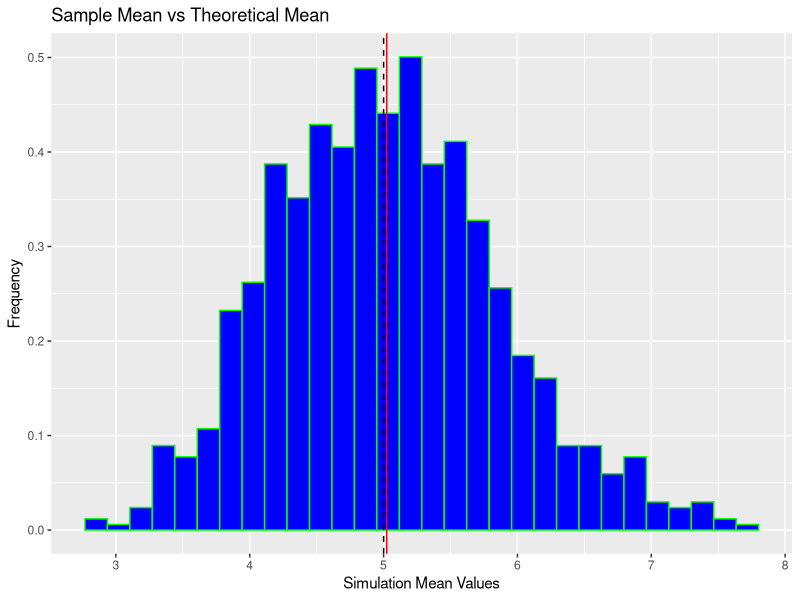
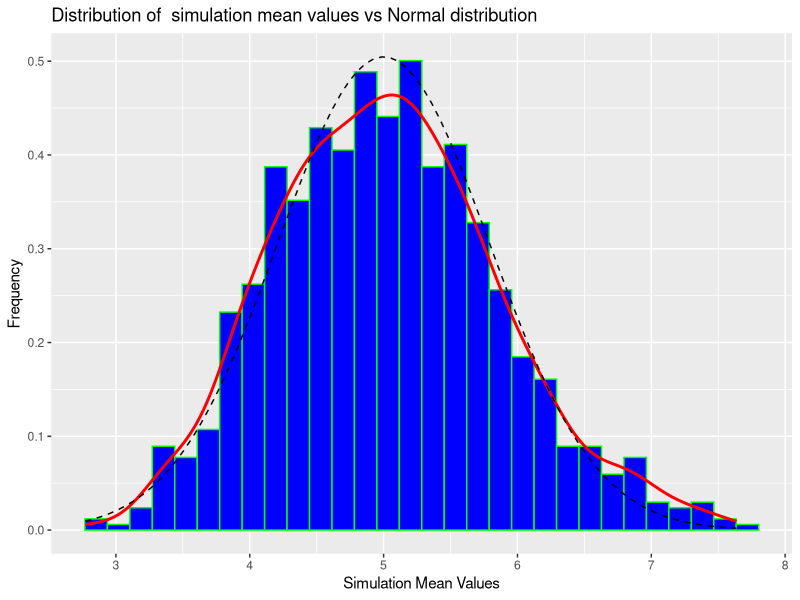

R code for these plots, in order:
## ---- chunk 1
knitr::opts_chunk$set(echo = TRUE)
## ---- chunk 2
library(tidyverse)
set.seed(20183)
lambda <- 0.2  
sample.size <- 40;
num.of.simulaton <- 1000;
# create a matrix containing simulations
data <- matrix(data=rexp(sample.size*num.of.simulaton,rate=lambda), nrow = num.of.simulaton, ncol = sample.size)
# Calculate the mean value of each simulation
means <- apply(data, 1, mean)
head(means)
## ---- chunk 3
theoritcal.mean = 1 / lambda
sample.mean <- mean(means)
sample.mean
## ---- chunk 4
ggplot(data.frame(means),aes(x=means)) + 
    geom_histogram(fill="blue",colour="green",aes(y = ..density..)) + 
    labs(x="Simulation Mean Values",y="Frequency", title="Sample Mean vs Theoretical Mean") +
    geom_vline(xintercept=sample.mean, color="red") +
    geom_vline(xintercept=theoritcal.mean, color="black", linetype="dashed")
## ---- chunk 5
theory.sd <- (1/lambda) / sqrt(sample.size)
sample.sd <- sd(means) 
theory.var <- ((1/lambda)^2) / sample.size
sample.var <- sample.sd ^ 2
result <- data_frame("Type" = c("Theory", "Simulation"), "Standard.Deviation" = c(theory.sd, sample.sd), "Variance" = c(theory.var, sample.var))
result
## ---- chunk 6
# create normal distribution line
x <- seq(min(means), max(means), length=2*sample.size)
y <- dnorm(x, mean=1/lambda, sd=sqrt(((1/lambda)/sqrt(sample.size))^2))
nor <- data_frame(x, y)
ggplot(data.frame(means),aes(x=means)) + 
    geom_histogram(fill="blue",colour="green",aes(y = ..density..)) + 
    geom_density(colour="red",size=1)+
    geom_line(aes(x=x, y=y), data = nor, linetype = "dashed") + 
    labs(x="Simulation Mean Values",y="Frequency", title="Distribution of  simulation mean values vs Normal distribution")
